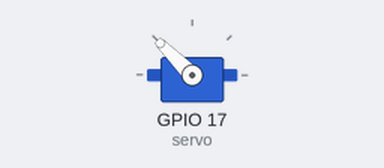
A program run on a simulated Raspberry Pi (BCM pin numbers). On the bench: servo. Servo angles are drawn from the pulse width (0.5 ms = 0°, 2.5 ms = 180°). At 4.0 s the program stops and its outputs stay as they are.

Above: at 0.1 s.
At 1.1 s:
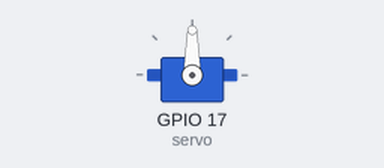
At 2.1 s:
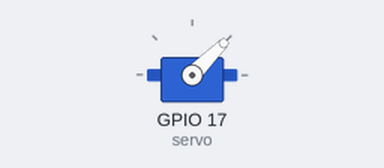
At 4.1 s:
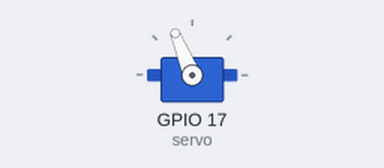
Timing chart, 0 to 5.5 s (numbered marks = the images above):
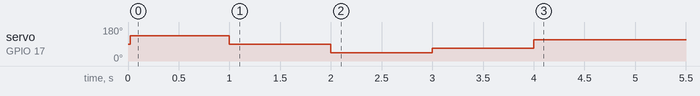

The program:

simpleservo.py
```python
from gpiozero import AngularServo
from time import sleep

servo = AngularServo(17)

servo.angle = 90
sleep(1)
servo.angle = 0
sleep(1)
servo.angle = -90
sleep(1)
servo.angle = -45
sleep(1)
servo.angle = 45
```

Measured:
- by itself, servo on GPIO 17 (servo): 90° → 135° at 0.02 s, → 90° 0.98 s later, → 45° 1.0 s later, → 68° 1.0 s later, … (5 changes in this stretch)
